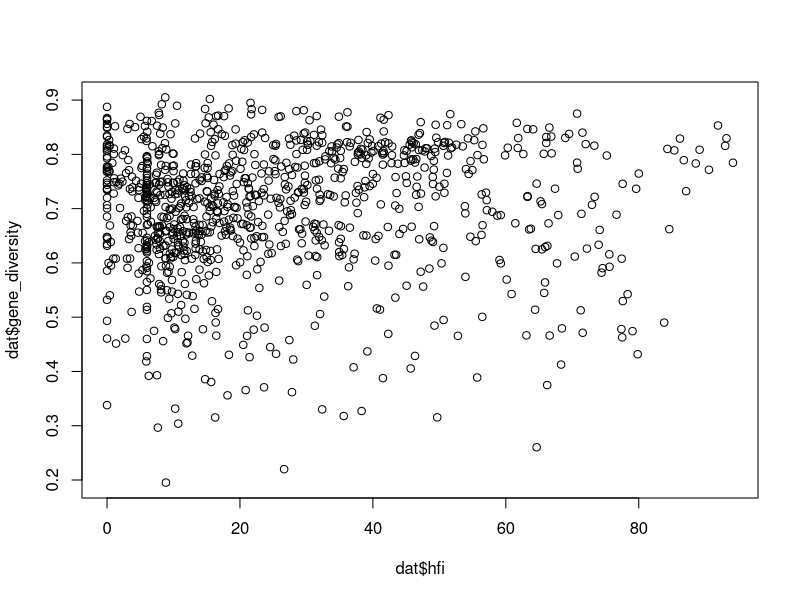
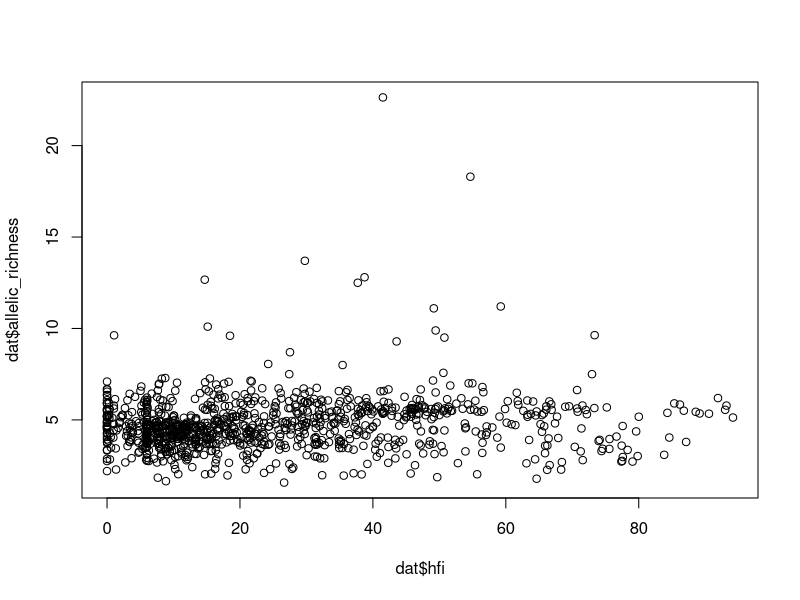
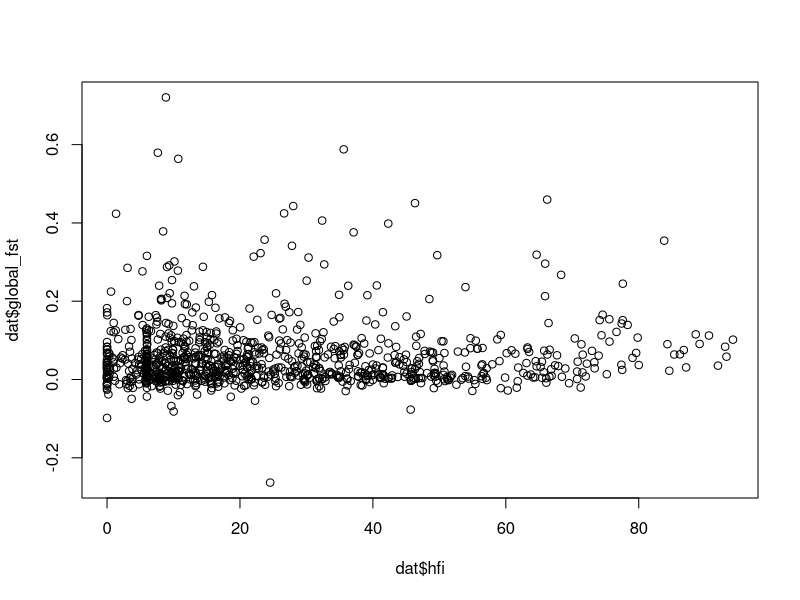
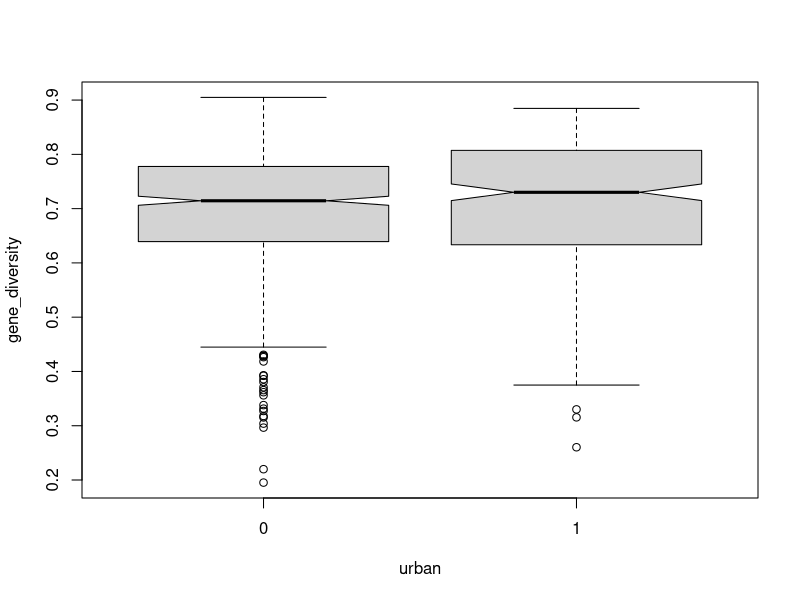

These charts were generated, in order, by the following R code:
# Genetic diversity practical part II: Drivers of genetic diversity change
# How does urbanization affect birds and mammal genetic diversity?

# Libraries
library(ggplot2) # plotting

library(lme4)    # modeling


# Load the data -----
# Genetic diversity metrics for mammals (41 species) and birds (25 species) sampled at 1008 locations in the US and Canada.
# Data is from: Schmidt et al. (2020) "Continent-wide effects of urbanization on bird and mammal genetic diversity." Proc B 287(1920)
# paper: https://royalsocietypublishing.org/doi/full/10.1098/rspb.2019.2497#d1e1557
# data: https://datadryad.org/stash/dataset/doi:10.5061/dryad.cz8w9gj0c

# Genetic diversity metrics:
# gene_diversity = gene diversity
# allelic_richness = allelic richness rarefied to a minimum of 10 alleles (the minimum across all datasets)
# global_fst = population-specific FST

# Urbanization variables:
# urban = binary variable; 0 = non-urban, 1 = urban
# popden = human population density
# hfi = Human Footprint Index (0 = most wild; 100 = most transformed)

dat <- read.csv('data/synthesized_geneticdiversity_dryad.csv', header=T)

head(dat)
str(dat)

# Look at the data ------
plot(dat$gene_diversity ~ dat$hfi)
plot(dat$allelic_richness ~ dat$hfi)
plot(dat$global_fst ~ dat$hfi) # Is there anything funny about this plot?

#Q1: how do these plots look for the other urbanization variables, 'urban' and 'popden'? -----

# We can look at a boxplot for the categorical urban variable:
boxplot(gene_diversity~urban, data = dat, notch = TRUE)


# But, there are 66 species in here, in 2 different taxonomic classes.

# Q2: make a boxplot comparing gene diversity of birds vs mammals. Are they different? -----